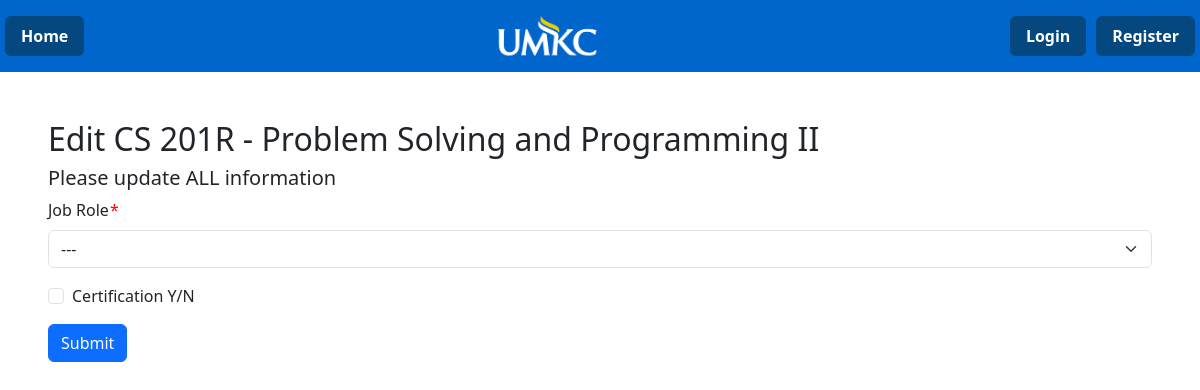
Page /editjob/1 on the committed database.
### gta/model/models.py (models this page shows)
class Courses(db.Model):
    __tablename__ = "Courses"
    course_id = db.Column(db.Integer, primary_key=True)
    course_name = db.Column(db.String(25), nullable=False)
    course_level = db.Column(db.String(50), nullable=False)
    major_id = db.Column(db.Integer, db.ForeignKey("Majors.major_id"))

### gta/form/routes.py (the view, shortened to what this page needs)
@login_required
@fbp.route('/editjob/<job_id>', methods=['POST', 'GET'])
def EditJob(job_id):
    job = Jobs.query.get(job_id)
    j = db.session.execute(db.Select(Roles.role_name, Courses.course_name, Courses.course_level).where(Jobs.job_id == job_id).where(Jobs.role_id == Roles.role_id).where(Jobs.course_required == Courses.course_id)).first()
    form = EditJobForm()
    form.role.default = job.role_id
    form.certification_required.default = job.certification_required
    return render_template("editjob.html", form=form, job=j)

### gta/form/forms.py
class EditJobForm(FlaskForm):
    with app.app_context():
        resr = db.session.execute(db.select(Roles.role_id, Roles.role_name).where(Roles.role_id > 2).where(Roles.role_id < 5)).all()
    roles = [(r[0], r[1]) for r in resr]
    roles.insert(0, ("", "---"))
    role = SelectField("Job Role", coerce=str, choices=roles, validators=[DataRequired()])
    certification_required = BooleanField("Certification Y/N")
    submit = SubmitField()

### gta/templates/editjob.html (shortened to what this page needs)
{% from 'bootstrap5/form.html' import render_form, render_field, render_form_row %}
{% extends 'base.html' %}
{% block content %}
<h2>Edit {{ job.course_name }} - {{ job.course_level }} </h2>
<h5>Please update ALL information</h5>
<form method="POST" enctype="multipart/form-data">
    {{ render_form(form) }}
</form>
{% endblock %}

### gta/static/style.css (style rules this page uses)
.form-label { width: 10%; }
.required .form-label::after { color: red; content: "*"; padding-left: 1%; }
.nav-pills .nav-link { background-color: var(--dark-blue); color: var(--white); font-weight: bold; }
input::placeholder { font-weight: bold; color: var(--search-input-blue); }

### rows in the picture
Courses: course_name "CS 201R", course_level "Problem Solving and Programming II"

### other values in the picture
{{ render_nav_item('main.Home', 'Home') }} "Home"
{{ render_nav_item('form.LoginPage', 'Login') }} "Login"
{{ render_nav_item('form.RegisterPage', 'Register') }} "Register"
